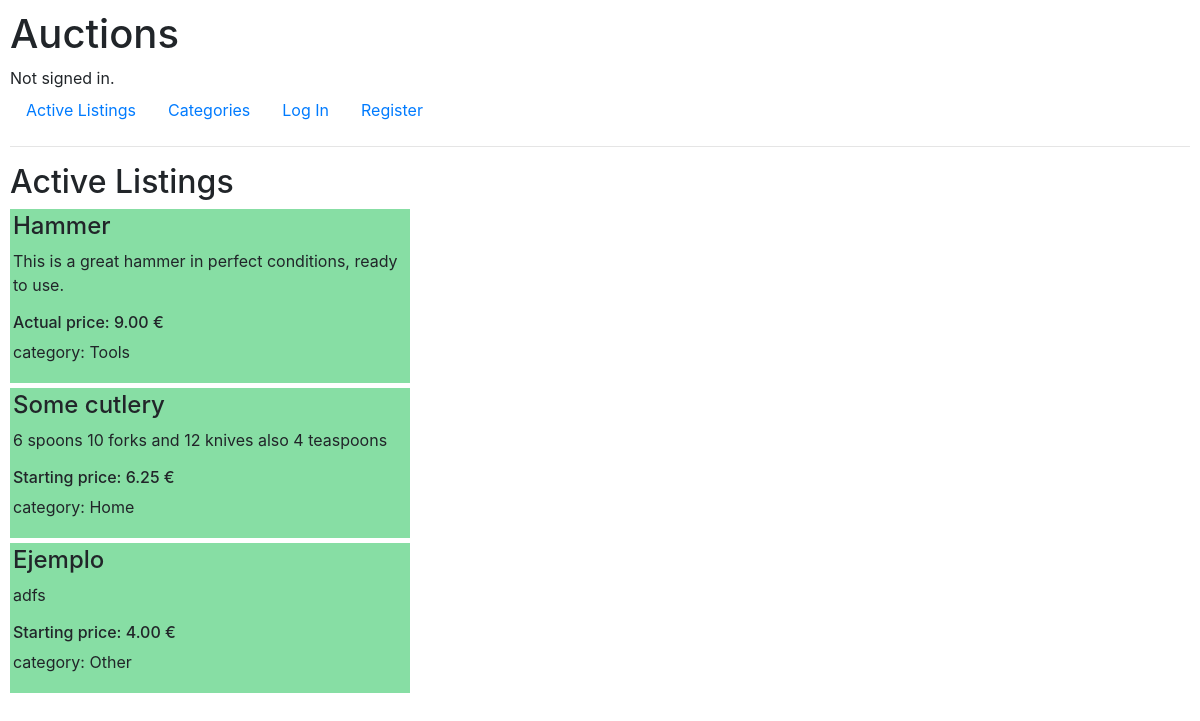
The page / on the database its author committed.
### auctions/models.py (models this page shows, shortened)
class Ad(models.Model):
    user = models.ForeignKey(User, on_delete=models.CASCADE, related_name="ader",blank=False)
    title = models.CharField(max_length=50, blank=False)
    description = models.TextField(max_length=500, blank=False)
    start_bid = models.DecimalField(max_digits=7, decimal_places=2, blank=False)
    actual_price = models.DecimalField(max_digits=7, decimal_places=2, blank=False, default=0)
    image = models.URLField(blank=True)
    cat = models.ForeignKey(Cat, on_delete=models.SET_NULL, verbose_name="category", null=True, blank=True)
    active = models.BooleanField(default=True)

class Cat(models.Model):
    name = models.CharField(max_length=30, blank=False)
    def __str__(self):
        return f"{self.name}"

### auctions/views.py (the view)
# urls.py: path("", views.index, name="index"),
def index(request):
    return render(request, "auctions/index.html", {
        "ads" : Ad.objects.filter(active=True),
    })

### auctions/templates/auctions/index.html (shortened to what this page needs)
{% extends "auctions/layout.html" %}
{% block body %}
    <h2>Active Listings</h2>
    {% for ad in ads %}
        <div class="ad" onclick='location.href="{% url 'ad' ad.pk %}";' style="cursor: pointer;">
                <h4> {{ ad.title }} </h4>
                <p> {{ ad.description }} </p>
                {% if ad.actual_price == 0 %}
                    <h6> Starting price: {{ ad.start_bid }} €</h6>
                {% else %}
                    <h6> Actual price: {{ ad.actual_price }} €</h6>
                {% endif %}
                {% if ad.cat %}
                    <p>category: {{ ad.cat }} </p>
                {% endif %}
        </div>
    {% endfor %}
{% endblock %}

### auctions/static/auctions/styles.css (style rules this page uses)
body { padding: 10px; }
.ad { margin-bottom: 5px; padding: 3px; background-color: rgb(135, 222, 164); width: 400px; }

### rows shown on the page
Ad: title "Hammer", description "This is a great hammer in perfect conditions, ready to use.", actual_price "9.00", cat "Tools"
Ad: title "Some cutlery", description "6 spoons 10 forks and 12 knives also 4 teaspoons", start_bid "6.25", cat "Home"
Ad: title "Ejemplo", description "adfs", start_bid "4.00", cat "Other"
